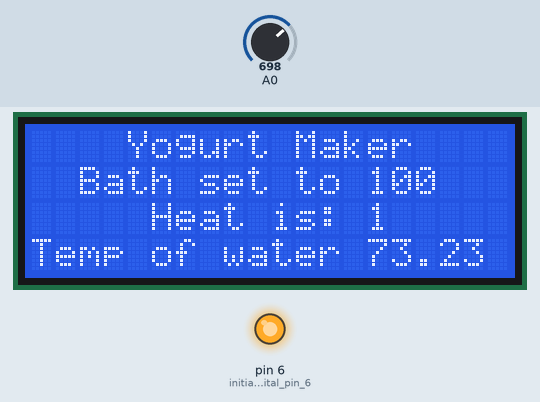
Bench run of a sketch on a simulated Arduino Mega 2560, built for the host (arithmetic inside an expression is 32-bit, double 64-bit). Parts: 20×4 character LCD, output pins drawn as LEDs (lit = HIGH). The inputs (shaded band) are chosen by the test bench; at power-on: A0 = 698. What the sketch prints to the serial monitor is not drawn.

Above: at 1.3 s.
1.4 s: A0 set to 831
At 2.5 s:
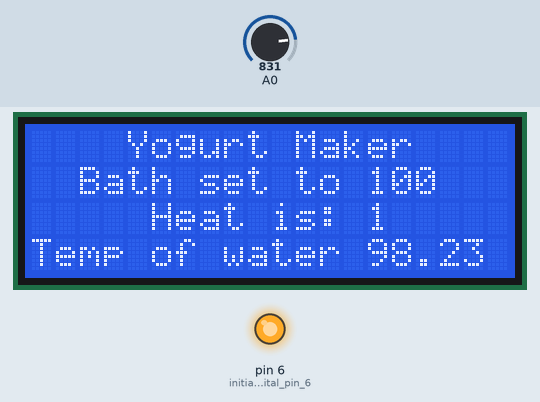
3.3 s: A0 set to 857
At 4.7 s:
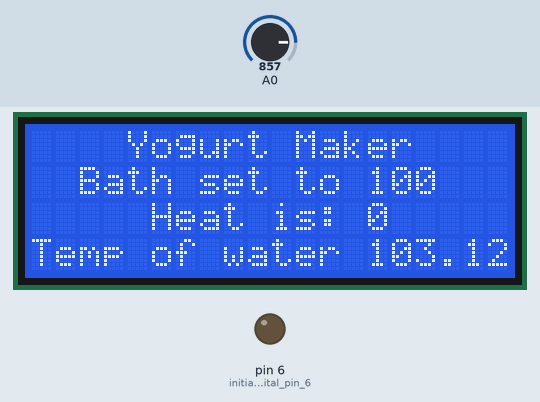
5.4 s: A0 set to 872
At 6.4 s:
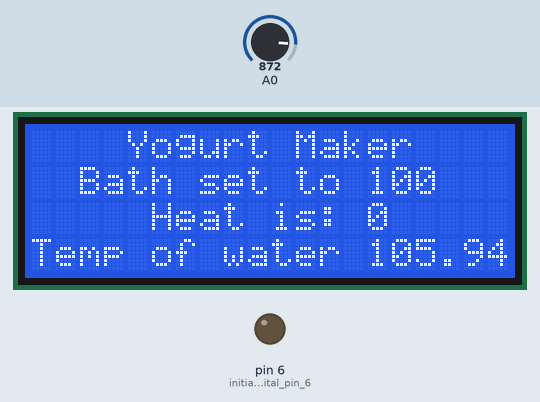
Timing chart, 0 to 8.4 s (numbered marks = the images above; inputs shaded):
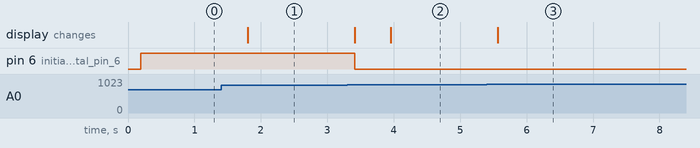

Measured:
- the behaviour switches between 840 and 841 on A0 (found by bisection; images 1 and 2)
- after the input at 1.4 s, the display: changes after 0.40 s (image 1)
- after the input at 3.3 s, pin 6 (initialize_digital_pin_6): HIGH → LOW after 0.11 s; the display: first changes after 0.11 s (image 2 shows a later state)
- after the input at 5.4 s, the display: changes after 0.17 s (image 3)

The sketch:

YOGURT2.ino
```cpp
// TMP36 temp sensor output connected to analog input A0
unsigned int total = 0; // A/D readings
float tempC; // Celcius
float tempF; // Fahrenheit  //only using F

int BathTemp = 100; // change this as needed to calbrate with the thermometer
int SSR = 1; //connect SSR to pin 6 to control the relay on and off

#include <Wire.h>       // Needed libary files
#include <LiquidCrystal_I2C.h> // Needed libary files

LiquidCrystal_I2C lcd(0x27,20,4);  // set the LCD address to 0x27 for a 16 chars and 2 line display

void setup()
{
 pinMode(6, OUTPUT); // initialize digital pin 6 as an output for SSR.
  lcd.init();                      // initialize the lcd
  lcd.init();

  lcd.backlight();
  lcd.setCursor(4,0);
  lcd.print("Yogurt Maker");  // Print a message to the LCD.
  lcd.setCursor(2,1);
  lcd.print("Bath set to ");   // Print a message to the LCD.
  lcd.setCursor(14,1);
  lcd.print(BathTemp);   // Print sensor temp to the LCD.


  analogReference(INTERNAL); // use the internal ~1.1volt reference | change to (INTERNAL1V1) for a Mega
  Serial.begin(9600);
}

void loop() {
  // read the sensor and average
  for (int x = 0; x < 64; x++) { // 64 readings for averaging keeps the value from jumping around
    total = total + analogRead(A0); // add each value
  }
  // temp conversion
  tempC = total * 0.001632 - 50.0; // value to tempC >>> change last two or three digits slightly to calibrate temp if needed, this is not the TMP36 calibration for bath water!!!<<<
  tempF = tempC * 1.8 + 32; // Celcius to Fahrenheit
  // fount this bit above on an Arduino forum talking about temp sensors, thanks to whoever the author was!

  Serial.print("The temperature is  ");
  //Serial.print(tempC, 1); // one decimal place
  //Serial.print(" Celcius  ");
  Serial.print(tempF, 0); // no decimal places
  Serial.println(" Fahrenheit");

lcd.setCursor(0,3);
lcd.print("Temp of water ");
lcd.setCursor(14,3);
  lcd.print(tempF);

lcd.setCursor(5,2);
  lcd.print("Heat is: ");
lcd.setCursor(14,2);
  lcd.print (SSR);

if (tempF < BathTemp) // looks at sensor and compaires to BathTemp
{
digitalWrite(6, HIGH);   // turn the heat ON (HIGH (5V) is the voltage level to relay control)
SSR = 1;
}

if (tempF >= BathTemp)
{
digitalWrite(6, LOW);   // turn the heat OFF( LOW or 0 is the voltage level)
SSR = 0;
}


  total = 0; // reset total to adverage sensor again
  delay(500); // slows readings and loops forever
}
```
